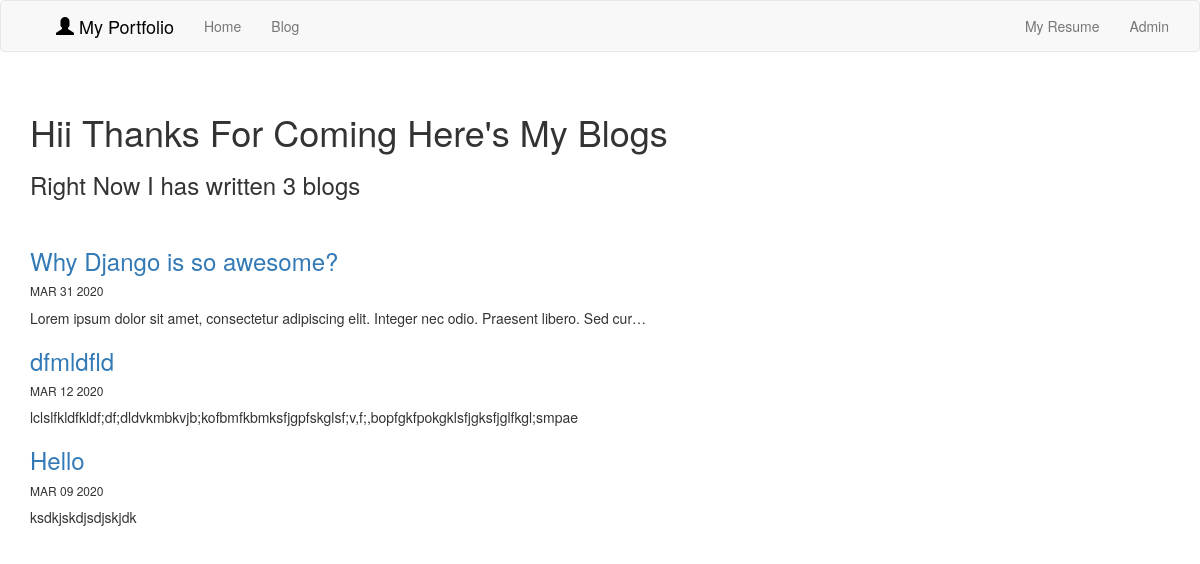
Screenshot of /blog/ with the database file from the repository.
### blog/models.py (models this page shows, shortened)
class BlogProject(models.Model):
    title = models.CharField(max_length = 100)
    blog_text = models.TextField()
    date = models.DateField()

### blog/views.py (the view)
# urls.py: path('',views.index, name = 'index'),
def index(request):
    blog = BlogProject.objects.order_by('-date')
    return render(request,'blog/blogindex.html',{'blog':blog})

### templates/blog/blogindex.html
{% extends 'base.html' %}
{% block body %}
<h1>Hii Thanks For Coming Here's My Blogs</h1>
<h3>Right Now I has written {{blog.count}} blog{{blog.count|pluralize}}</h3>
<br>
  {% for data in blog %}
  <a href="{% url 'blog:details' data.id %}"><h3>{{data.title}}</h3></a>
  <h6>{{data.date|date:'M d Y'|upper }}</h6>
  <p>{{data.blog_text|striptags|truncatechars:100}}</p>
  {% endfor %}
{% endblock %}

### rows the page displays
BlogProject: title "Why Django is so awesome?", date "MAR 31 2020", blog_text "Lorem ipsum dolor sit amet, consectetur adipiscing elit. Integer nec odio. Praesent libero. Sed cur…"
BlogProject: title "dfmldfld", date "MAR 12 2020", blog_text "lclslfkldfkldf;df;dldvkmbkvjb;kofbmfkbmksfjgpfskglsf;v,f;,bopfgkfpokgklsfjgksfjglfkgl;smpae"
BlogProject: title "Hello", date "MAR 09 2020", blog_text "ksdkjskdjsdjskjdk"

### other values shown
{{ blog.count }} "3"
